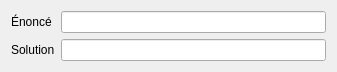
<?xml version="1.0" encoding="UTF-8"?>
<ui version="4.0">
 <class>Line</class>
 <widget class="QWidget" name="Line">
  <property name="geometry">
   <rect>
    <x>0</x>
    <y>0</y>
    <width>337</width>
    <height>64</height>
   </rect>
  </property>
  <property name="sizePolicy">
   <sizepolicy hsizetype="Preferred" vsizetype="Fixed">
    <horstretch>0</horstretch>
    <verstretch>0</verstretch>
   </sizepolicy>
  </property>
  <property name="windowTitle">
   <string>Form</string>
  </property>
  <layout class="QGridLayout" name="gridLayout">
   <property name="sizeConstraint">
    <enum>QLayout::SetDefaultConstraint</enum>
   </property>
   <item row="0" column="0">
    <widget class="QLabel" name="label">
     <property name="text">
      <string>Énoncé</string>
     </property>
    </widget>
   </item>
   <item row="0" column="1">
    <widget class="QLineEdit" name="le_statement"/>
   </item>
   <item row="1" column="0">
    <widget class="QLabel" name="label_2">
     <property name="text">
      <string>Solution</string>
     </property>
    </widget>
   </item>
   <item row="1" column="1">
    <widget class="QLineEdit" name="le_solution"/>
   </item>
  </layout>
 </widget>
 <resources/>
 <connections>
  <connection>
   <sender>le_solution</sender>
   <signal>textChanged(QString)</signal>
   <receiver>Line</receiver>
   <slot>verify(QString)</slot>
   <hints>
    <hint type="sourcelabel">
     <x>155</x>
     <y>53</y>
    </hint>
    <hint type="destinationlabel">
     <x>162</x>
     <y>63</y>
    </hint>
   </hints>
  </connection>
 </connections>
 <slots>
  <slot>verify(QString)</slot>
 </slots>
</ui>
